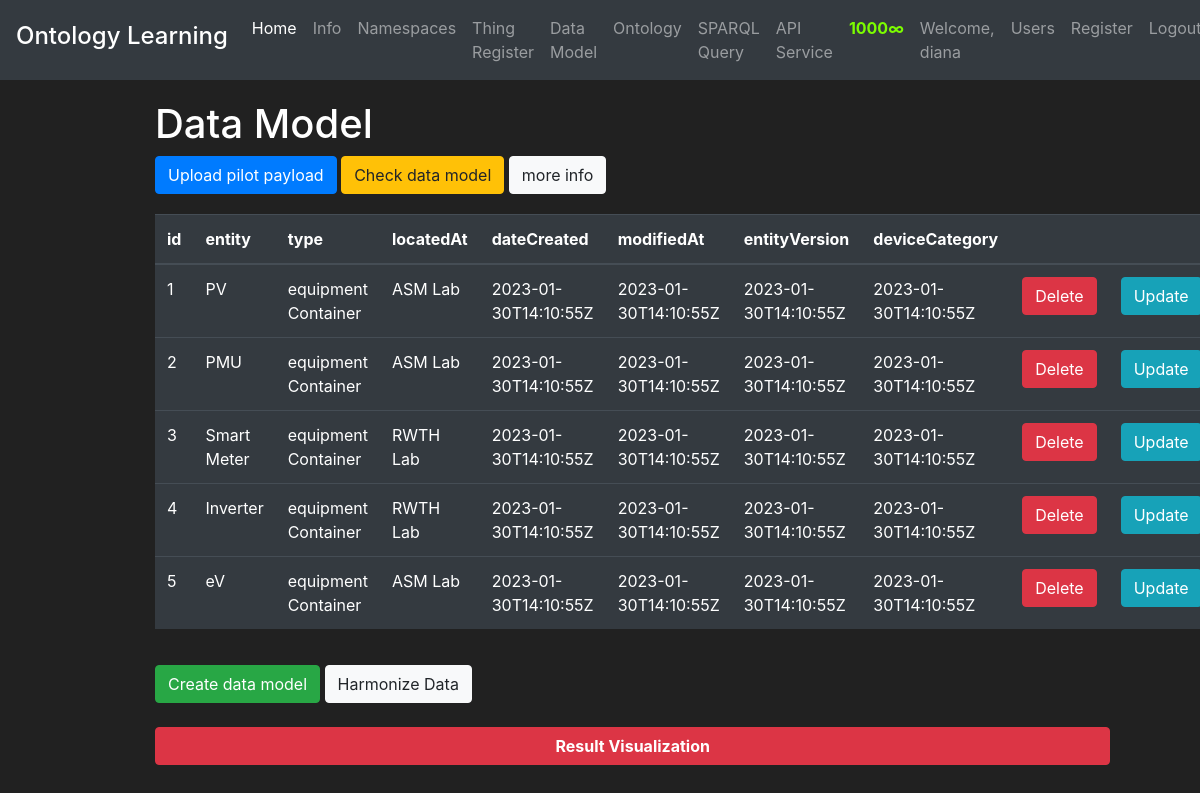
Page /datamodel (signed in) on the committed database.
### ontoML/models.py (models this page shows, shortened)
class User(db.Model, UserMixin):
    id = db.Column(db.Integer(), primary_key=True)
    username = db.Column(db.String(length=30), nullable=False, unique=True)
    email_address = db.Column(db.String(length=50), nullable=False, unique=True)
    password_hash = db.Column(db.String(length=60), nullable=False)
    budget = db.Column(db.Integer(), nullable=False, default=1)
    items = db.relationship('Item', backref='owned_user', lazy=True)
    @property
    def password(self):
        return self.password
    @property
    def prettier_budget(self):
        if len(str(self.budget)) > 4:
            return f'{str(self.budget)[:-3]}, {str(self.budget)[-3:]}∞'
        else:
            return f"{self.budget}∞"

class Item(db.Model):
    id = db.Column(db.Integer(), primary_key=True)
    entityname = db.Column(db.String(length=30), nullable=False, unique=True)
    type = db.Column(db.String(length=30), nullable=False)
    locatedat = db.Column(db.String(length=25), nullable=False)
    datecreated = db.Column(db.String(length=25), nullable=False)
    modifiedat = db.Column(db.String(length=25), nullable=False)
    entityversion = db.Column(db.Integer(), nullable=False)
    devicecategory = db.Column(db.String(length=15), nullable=False)
    owner = db.Column(db.Integer(), db.ForeignKey('user.id'))

### ontoML/routes.py (the view)
@app.route("/datamodel")
@login_required
def datamodel_page():
    try:
        items = Item.query.all()
        return render_template('dataModel.html', items=items)
    except:
        flash('No item database table found!', category='danger')
        return redirect(url_for('entityRegister_page'))

### ontoML/models.py (called while the page is built)
@loging_manager.user_loader
def load_user(user_id):
    return User.query.get(int(user_id))

### ontoML/templates/dataModel.html (shortened to what this page needs)
{% extends 'base.html'%}
{% block content %}
<div class="row" style="margin-top:20px; margin-left:140px">
    <div class="col-11">
         <h1>Data Model</h1>
         <form action="/run_script" method="GET">
                 <td>
                     <button class="btn btn-outline btn-primary">Upload pilot payload</button>
                 </td>
                 <td>
                     <button type="submit" class="btn btn-outline btn-warning">Check data model</button>
                 </td>
                 <td>
                     <button class="btn btn-outline btn-light" data-toggle="modal" data-target="#Modal-MoreInfo">more info</button>
                 </td>
         </form>
    </div>
</div>
<div class="row" style="margin-top:20px; margin-left:140px">
    <div class="col-11">
        <table class="table table-hover table-dark">
           <thead>
               <tr>
                   <th scope="col">id</th>
                   <th scope="col">entity</th>
                   <th scope="col">type</th>
                   <th scope="col">locatedAt</th>
                   <th scope="col">dateCreated</th>
                   <th scope="col">modifiedAt</th>
                   <th scope="col">entityVersion</th>
                   <th scope="col">deviceCategory
                   <th scope="col"></th>
                   <th scope="col"></th>
               </tr>
           </thead>
           <tbody>
                   {% for item in items %}
                       <tr>
                           <td>{{ item.id }}</td>
                           <td>{{ item.entityname }}</td>
                           <td>{{ item.type }}</td>
                           <td>{{ item.locatedat }}</td>
                           <td>{{ item.datecreated }}</td>
                           <td>{{ item.modifiedat }}</td>
                           <td>{{ item.entityversion }}</td>
                           <td>{{ item.devicecategory }}</td>
                           <td>
                               <button class="btn btn-outline btn-danger">Delete</button>
                           </td>
                           <td>
                               <button class="btn btn-outline btn-info">Update</button>
                           </td>
                       </tr>
                   {% endfor %}
           </tbody>
        </table>
    </div>
</div>
<div class="row" style="margin-top:20px; margin-left:140px">
    <div class="col-11">
      <div class="content">
           <td>
               <button class="btn btn-outline btn-success">Create data model</button>
           </td>
           <td>
               <button class="btn btn-outline btn-light">Harmonize Data</button>
           </td>
           <br>
           <br>
           <h2 class="btn btn-block btn-outline btn-danger"> <strong>Result Visualization</strong></h2>
      </div>
    </div>
</div>
{% endblock %}

### ontoML/templates/base.html (shortened to what this page needs)
<!doctype html>
<html lang="en">
   <head>
      <link rel="stylesheet" href="https://cdn.jsdelivr.net/npm/bootstrap@4.5.3/dist/css/bootstrap.min.css">
   </head>
   <body>
        <nav class="navbar navbar-expand-md navbar-dark bg-dark">
          <a class="navbar-brand" href="{{ url_for('home_page') }}"><h4>Ontology Learning</h4></a>
          <div class="collapse navbar-collapse" id="navbarNav">
            <ul class="navbar-nav mr-auto">
                <li class="nav-item active">
                    <a class="nav-link" href="{{ url_for('home_page') }}">Home <span class="sr-only">(current)</span></a>
                </li>
                 <li class="nav-item">
                    <a class="nav-link" href="{{ url_for('info_page') }}">Info</a>
                </li>
                <li class="nav-item">
                    <a class="nav-link" href="{{ url_for('namespaces_page') }}">Namespaces</a>
                </li>
                 <li class="nav-item">
                    <a class="nav-link" href="{{ url_for('entityRegister_page') }}">Thing Register</a>
                </li>
                 <li class="nav-item">
                    <a class="nav-link" href="{{ url_for('datamodel_page') }}">Data Model</a>
                </li>
                <li class="nav-item">
                    <a class="nav-link" href="{{ url_for('ontology_page') }}">Ontology</a>
                </li>
                <li class="nav-item">
                    <a class="nav-link" href="{{ url_for('sparqlquery_page') }}">SPARQL Query</a>
                </li>
                <li class="nav-item">
                    <a class="nav-link" href="{{ url_for('api_page') }}">API Service</a>
                </li>
            </ul>
              {% if current_user.is_authenticated %}
                 <ul class="navbar-nav">
                     <li class="nav-item">
                         <a class="nav-link" style="color: lawngreen; font-weight: bold">
                             {{ current_user.prettier_budget }}
                         </a>
                     </li>
                     <li class="nav-item">
                         <a class="nav-link">Welcome, {{ current_user.username }}</a>
                     </li>
                      <li class="nav-item">
                         <a class="nav-link" href="{{ url_for('users_page')}}">Users</a>
                     </li>
                      <li class="nav-item">
                         <a class="nav-link" href="{{ url_for('userRegister_page') }}">Register</a>
                     </li>
                     <li class="nav-item">
                         <a class="nav-link" href="{{ url_for('logout_page') }}">Logout</a>
                     </li>
                 </ul>
              {% endif %}
          </div>
        </nav>
        {% block content %}
        {% endblock %}
   </body>
</html>

### ontoML/templates/base.html (style rules this page uses)
body { background-color: #212121; color: white }

### rows in the picture
User: prettier_budget "1000∞", username "diana"
Item: id "1", entityname "PV", type "equipment Container", locatedat "ASM Lab", datecreated "2023-01-30T14:10:55Z", modifiedat "2023-01-30T14:10:55Z", entityversion "2023-01-30T14:10:55Z", devicecategory "2023-01-30T14:10:55Z"
Item: id "2", entityname "PMU", type "equipment Container", locatedat "ASM Lab", datecreated "2023-01-30T14:10:55Z", modifiedat "2023-01-30T14:10:55Z", entityversion "2023-01-30T14:10:55Z", devicecategory "2023-01-30T14:10:55Z"
Item: id "3", entityname "Smart Meter", type "equipment Container", locatedat "RWTH Lab", datecreated "2023-01-30T14:10:55Z", modifiedat "2023-01-30T14:10:55Z", entityversion "2023-01-30T14:10:55Z", devicecategory "2023-01-30T14:10:55Z"
Item: id "4", entityname "Inverter", type "equipment Container", locatedat "RWTH Lab", datecreated "2023-01-30T14:10:55Z", modifiedat "2023-01-30T14:10:55Z", entityversion "2023-01-30T14:10:55Z", devicecategory "2023-01-30T14:10:55Z"
Item: id "5", entityname "eV", type "equipment Container", locatedat "ASM Lab", datecreated "2023-01-30T14:10:55Z", modifiedat "2023-01-30T14:10:55Z", entityversion "2023-01-30T14:10:55Z", devicecategory "2023-01-30T14:10:55Z"
